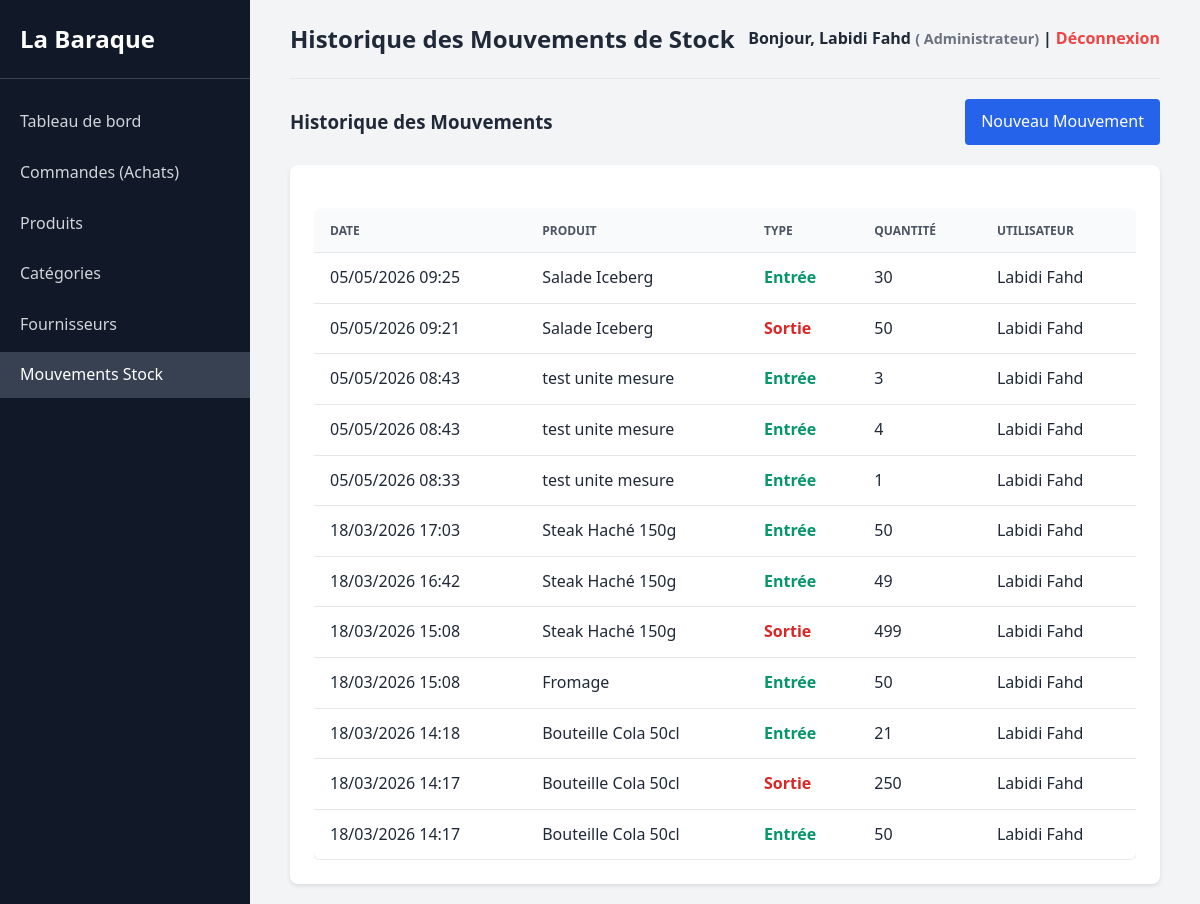
Screenshot of /index.php?controleur=mouvement&action=index (signed in) with the database file from the repository.
### tables this page shows
CREATE TABLE IF NOT EXISTS `mouvements` (
  `id_mouv` int(11) NOT NULL AUTO_INCREMENT,
  `qte_mouv` int(11) NOT NULL,
  `date_mouv` datetime NOT NULL,
  `id_prod` int(11) NOT NULL,
  `id_type_mouvement` int(11) NOT NULL,
  `id_utilisateur` int(11) NOT NULL,
  PRIMARY KEY (`id_mouv`),
  KEY `id_prod` (`id_prod`),
  KEY `id_type_mouvement` (`id_type_mouvement`),
  KEY `id_utilisateur` (`id_utilisateur`)
);

CREATE TABLE IF NOT EXISTS `produits` (
  `id_prod` int(11) NOT NULL AUTO_INCREMENT,
  `nom_prod` varchar(100) NOT NULL,
  `unite` varchar(20) NOT NULL,
  `stock_initial` int(11) NOT NULL DEFAULT 0,
  `seuil_alerte` int(11) NOT NULL DEFAULT 5,
  `id_categ` int(11) NOT NULL,
  `id_fourni` int(11) NOT NULL,
  PRIMARY KEY (`id_prod`),
  KEY `id_categ` (`id_categ`),
  KEY `id_fourni` (`id_fourni`)
);

CREATE TABLE IF NOT EXISTS `utilisateurs` (
  `id_utilisateur` int(11) NOT NULL AUTO_INCREMENT,
  `nom` varchar(100) NOT NULL,
  `email` varchar(150) NOT NULL,
  PRIMARY KEY (`id_utilisateur`),
  UNIQUE KEY `email` (`email`)
);

### controleurs/MouvementController.php (called while the page is built, shortened)
<?php
require_once BASE_PATH . '/modeles/Mouvement.php';
class MouvementController
{
    private $mouvementModel;
    public function __construct()
    {
        $this->mouvementModel = new Mouvement();
    }
    public function index()
    {
        $id_prod = $_GET['id_prod'] ?? null;
        $mouvements = $this->mouvementModel->getAllWithDetails($id_prod);
        require_once BASE_PATH . '/vues/mouvements/index.php';
        require_once BASE_PATH . '/vues/layout.php';
    }
}
?>

### config/database.php (called while the page is built, shortened)
<?php
class Database
{
    private static $instance = null;
    private $conn;
    private function __construct()
    {
        try {
            $this->conn = new PDO("mysql:host=" . DB_HOST . ";dbname=" . DB_NAME . ";charset=utf8mb4", DB_USER, DB_PASS);
            $this->conn->setAttribute(PDO::ATTR_ERRMODE, PDO::ERRMODE_EXCEPTION);
            $this->conn->setAttribute(PDO::ATTR_DEFAULT_FETCH_MODE, PDO::FETCH_ASSOC);
            $this->conn->exec("SET NAMES utf8mb4");
        } catch (PDOException $e) {
            die("Erreur de connexion : " . $e->getMessage());
        }
    }
    public static function getInstance()
    {
        if (!self::$instance) {
            self::$instance = new Database();
        }
        return self::$instance;
    }
    public function getConnection()
    {
        return $this->conn;
    }
}
?>

### modeles/Model.php (called while the page is built, shortened)
<?php
require_once __DIR__ . '/../config/database.php';
abstract class Model
{
    public function __construct()
    {
        $this->db = Database::getInstance()->getConnection();
    }
}
?>

### modeles/Mouvement.php (called while the page is built, shortened)
<?php
require_once __DIR__ . '/Model.php';
class Mouvement extends Model
{
    public function getAllWithDetails($id_prod = null)
    {
        $sql = "SELECT m.*, p.nom_prod, tm.libelle_type_mouvement, u.nom as nom_utilisateur
                FROM mouvements m
                JOIN produits p ON m.id_prod = p.id_prod
                JOIN type_mouvements tm ON m.id_type_mouvement = tm.id_type_mouvement
                JOIN utilisateurs u ON m.id_utilisateur = u.id_utilisateur";
        $sql .= " ORDER BY m.date_mouv DESC";
        $stmt = $this->db->prepare($sql);
        $stmt->execute();
        return $stmt->fetchAll();
    }
}
?>

### vues/mouvements/index.php (the view)
<div style="display: flex; justify-content: space-between; align-items: center; margin-bottom: 20px;">
    <h3>Historique des Mouvements</h3>
    <a href="<?= BASE_URL ?>/index.php?controleur=mouvement&action=create" class="btn">Nouveau Mouvement</a>
</div>
<div class="card">
    <div class="table-responsive">
        <table class="table">
            <thead>
                <tr>
                    <th>Date</th>
                    <th>Produit</th>
                    <th>Type</th>
                    <th>Quantité</th>
                    <th>Utilisateur</th>
                </tr>
            </thead>
            <tbody>
                <?php if (empty($mouvements)): ?>
                    <tr>
                        <td colspan="5" style="text-align: center;">Aucun mouvement trouvé.</td>
                    </tr>
                <?php else: ?>
                    <?php foreach ($mouvements as $m): ?>
                        <tr>
                            <td>
                                <?= htmlspecialchars(date('d/m/Y H:i', strtotime($m['date_mouv']))) ?>
                            </td>
                            <td>
                                <?= htmlspecialchars($m['nom_prod']) ?>
                            </td>
                            <td>
                                <?php if ($m['libelle_type_mouvement'] == 'Entrée'): ?>
                                    <span style="color: #059669; font-weight: bold;">Entrée</span>
                                <?php else: ?>
                                    <span style="color: #dc2626; font-weight: bold;">Sortie</span>
                                <?php endif; ?>
                            </td>
                            <td>
                                <?= htmlspecialchars($m['qte_mouv']) ?>
                            </td>
                            <td>
                                <?= htmlspecialchars($m['nom_utilisateur'] ?? 'Inconnu') ?>
                            </td>
                        </tr>
                    <?php endforeach; ?>
                <?php endif; ?>
            </tbody>
        </table>
    </div>
</div>

### assets/css/style.css (style rules this page uses)
:root { --primary-color: #2563eb; --primary-hover: #1d4ed8; --bg-color: #f3f4f6; --card-bg: #ffffff; --text-main: #1f2937; --text-muted: #4b5563; --border-color: #e5e7eb; --danger-bg: #fee2e2; --danger-text: #b91c1c; --danger-border: #f87171; }
* { box-sizing: border-box; margin: 0; padding: 0; }
body { font-family: 'Segoe UI', Tahoma, Geneva, Verdana, sans-serif; background-color: var(--bg-color); color: var(--text-main); line-height: 1.6; }
.btn { display: inline-block; background-color: var(--primary-color); color: white; padding: 10px 16px; border: none; border-radius: 4px; cursor: pointer; font-size: 16px; text-decoration: none; text-align: center; transition: background-color 0.2s; }
.table-responsive { overflow-x: auto; }
.table { width: 100%; border-collapse: collapse; margin-top: 20px; background-color: var(--card-bg); border-radius: 8px; overflow: hidden; box-shadow: 0 1px 3px rgba(0,0,0,0.1); }
.table th, .table td { padding: 12px 16px; text-align: left; border-bottom: 1px solid var(--border-color); }
.table th { background-color: #f9fafb; font-weight: 600; color: var(--text-muted); text-transform: uppercase; font-size: 12px; }
.card { background-color: var(--card-bg); padding: 24px; border-radius: 8px; box-shadow: 0 2px 4px rgba(0,0,0,0.1); }

### rows the page displays
mouvements: date_mouv "05/05/2026 09:25", id_prod.nom_prod "Salade Iceberg", shows "Entrée", qte_mouv "30", id_utilisateur.nom "Labidi Fahd"
mouvements: date_mouv "05/05/2026 09:21", id_prod.nom_prod "Salade Iceberg", shows "Sortie", qte_mouv "50", id_utilisateur.nom "Labidi Fahd"
mouvements: date_mouv "05/05/2026 08:43", id_prod.nom_prod "test unite mesure", shows "Entrée", qte_mouv "3", id_utilisateur.nom "Labidi Fahd"
mouvements: date_mouv "05/05/2026 08:43", id_prod.nom_prod "test unite mesure", shows "Entrée", qte_mouv "4", id_utilisateur.nom "Labidi Fahd"
mouvements: date_mouv "05/05/2026 08:33", id_prod.nom_prod "test unite mesure", shows "Entrée", qte_mouv "1", id_utilisateur.nom "Labidi Fahd"
mouvements: date_mouv "18/03/2026 17:03", id_prod.nom_prod "Steak Haché 150g", shows "Entrée", qte_mouv "50", id_utilisateur.nom "Labidi Fahd"
mouvements: date_mouv "18/03/2026 16:42", id_prod.nom_prod "Steak Haché 150g", shows "Entrée", qte_mouv "49", id_utilisateur.nom "Labidi Fahd"
mouvements: date_mouv "18/03/2026 15:08", id_prod.nom_prod "Steak Haché 150g", shows "Sortie", qte_mouv "499", id_utilisateur.nom "Labidi Fahd"
mouvements: date_mouv "18/03/2026 15:08", id_prod.nom_prod "Fromage", shows "Entrée", qte_mouv "50", id_utilisateur.nom "Labidi Fahd"
mouvements: date_mouv "18/03/2026 14:18", id_prod.nom_prod "Bouteille Cola 50cl", shows "Entrée", qte_mouv "21", id_utilisateur.nom "Labidi Fahd"
mouvements: date_mouv "18/03/2026 14:17", id_prod.nom_prod "Bouteille Cola 50cl", shows "Sortie", qte_mouv "250", id_utilisateur.nom "Labidi Fahd"
mouvements: date_mouv "18/03/2026 14:17", id_prod.nom_prod "Bouteille Cola 50cl", shows "Entrée", qte_mouv "50", id_utilisateur.nom "Labidi Fahd"

### other values shown
$pageTitle "Historique des Mouvements de Stock"
$_SESSION['user_nom'] "Labidi Fahd"
$_SESSION['user_role'] "Administrateur"
